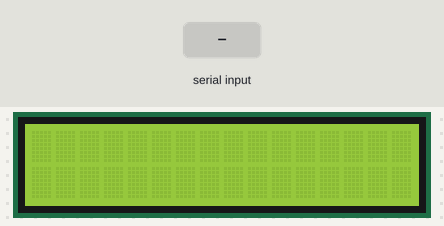
Bench run of a sketch on a simulated Arduino Uno, built with avr-gcc and run on an emulated ATmega328P. On the bench: 16×2 character LCD. The test bench sets the inputs (shaded band).

Above: at 1.2 s.
1.3 s: "1" received over Serial
At 2.1 s:
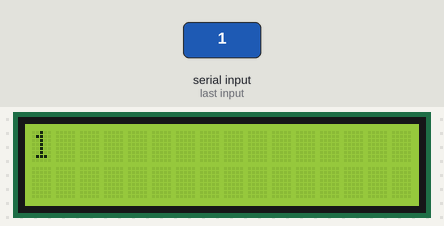
2.9 s: "0" received over Serial
At 3.3 s:
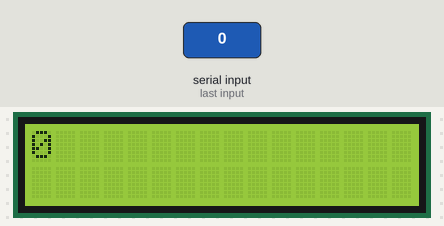
4.5 s: "2" received over Serial
At 5.7 s:
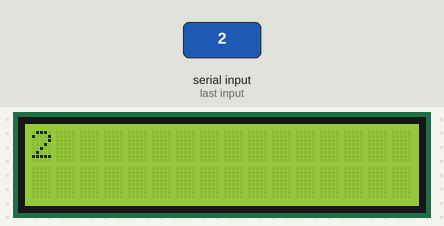
Timing chart, 0 to 7.5 s (numbered marks = the images above; inputs shaded):
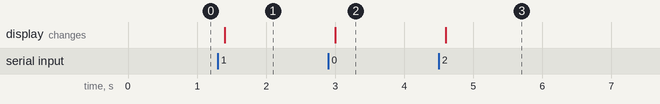

Measured:
- after the input at 1.3 s, the display: changes after 0.10 s (image 1)
- after the input at 2.9 s, the display: changes after 0.10 s (image 2)
- after the input at 4.5 s, the display: changes after 0.10 s (image 3)

The sketch:

LCD_Example_2.ino
```cpp
/*
  LiquidCrystal Library - Serial Input

 Demonstrates the use a 16x2 LCD display.  The LiquidCrystal
 library works with all LCD displays that are compatible with the
 Hitachi HD44780 driver. There are many of them out there, and you
 can usually tell them by the 16-pin interface.

 This sketch displays text sent over the serial port
 (e.g. from the Serial Monitor) on an attached LCD.

  The circuit:
 * LCD RS pin to digital pin 0
 * LCD Enable pin to digital pin 1
 * LCD D4 pin to digital pin 10
 * LCD D5 pin to digital pin 11
 * LCD D6 pin to digital pin 12
 * LCD D7 pin to digital pin 13
 * LCD R/W pin to ground
 * LCD VSS pin to ground
 * LCD VCC pin to 5V
 * 10K resistor:
 * ends to +5V and ground
 * wiper to LCD VO pin (pin 3)

*/

// include the library code:
#include <LiquidCrystal.h>

// initialize the library by associating any needed LCD interface pin
// with the arduino pin number it is connected to
const int rs = 0, en = 1, d4 = 10, d5 = 11, d6 = 12, d7 = 13;
LiquidCrystal lcd(rs, en, d4, d5, d6, d7);

void setup() {
  // set up the LCD's number of columns and rows:
  lcd.begin(16, 2);
  // initialize the serial communications:
  Serial.begin(9600);
}

void loop() {
  // when characters arrive over the serial port...
  if (Serial.available()) {
    // wait a bit for the entire message to arrive
    delay(100);
    // clear the screen
    lcd.clear();
    // read all the available characters
    while (Serial.available() > 0) {
      // display each character to the LCD
      lcd.write(Serial.read());
    }
  }
}
```
